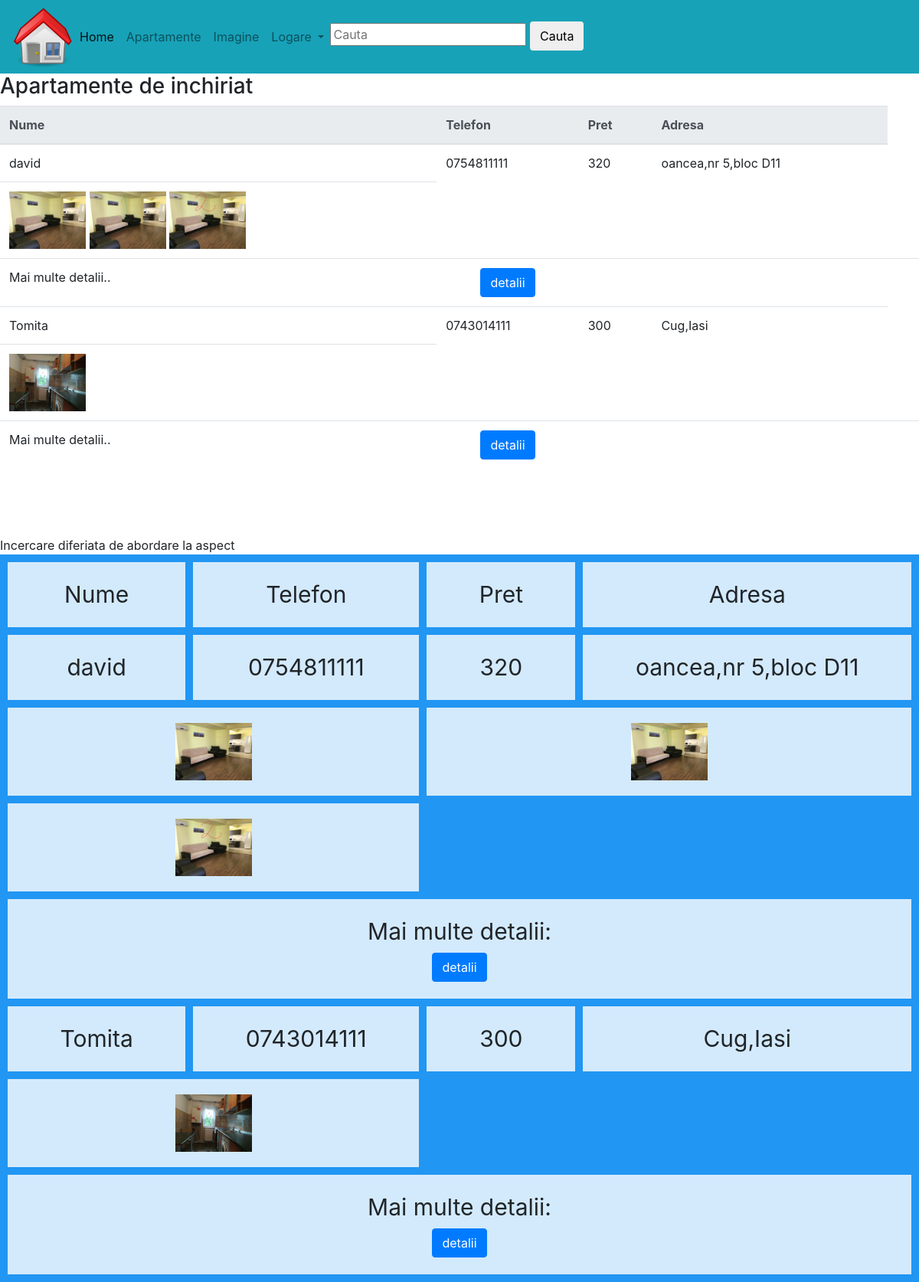
Before: / with the older database file.
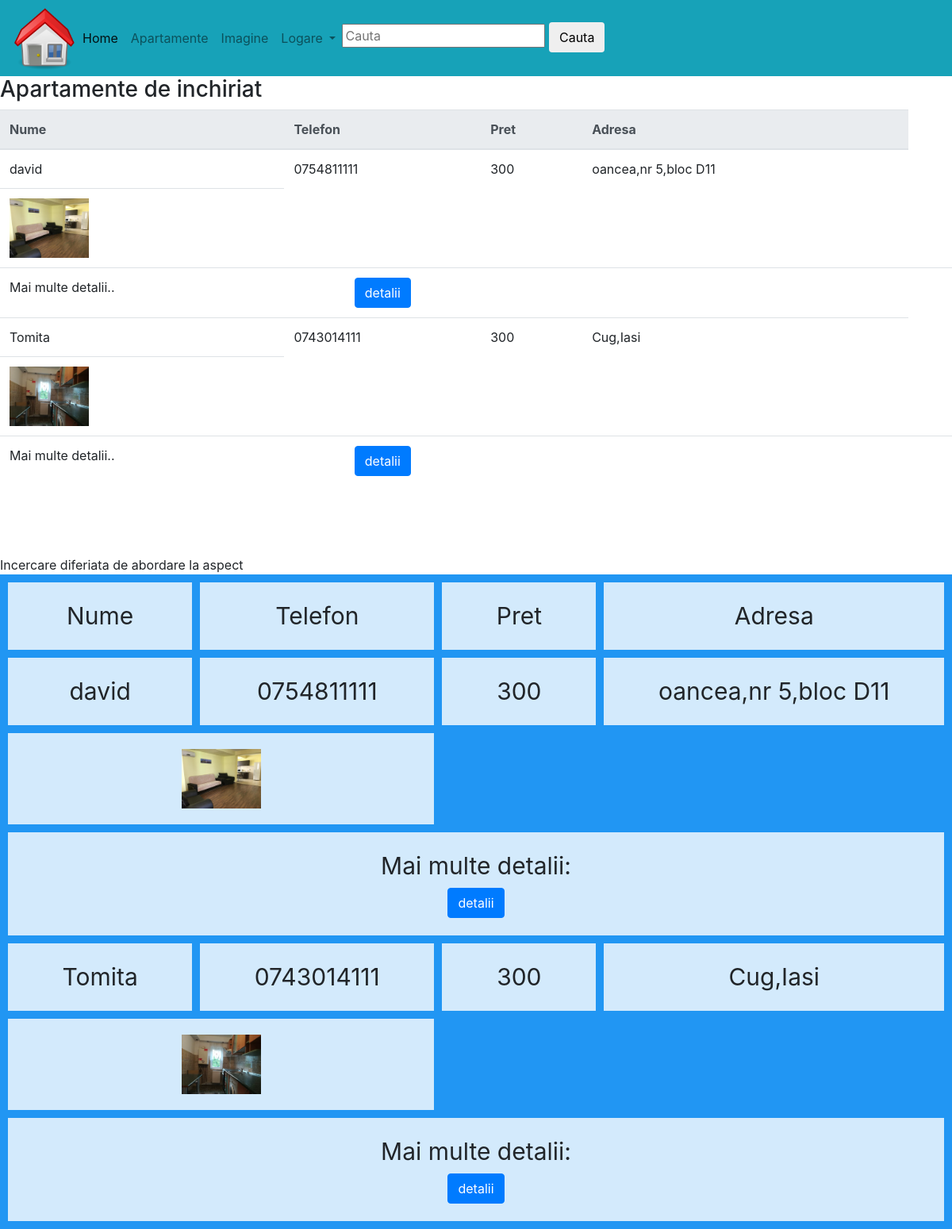
After: the same page with the newer database file.
### tables this page shows
CREATE TABLE `apartamente` (
  `id` int(11) NOT NULL,
  `nume` varchar(100) NOT NULL,
  `telefon` varchar(100) NOT NULL,
  `pret` int(11) NOT NULL,
  `adresa` varchar(100) NOT NULL,
  `descriere` text,
  `imagine` varchar(100) NOT NULL
);

### application/controllers/C_apartamente.php (called while the page is built, shortened)
<?php
class C_apartamente extends CI_Controller {
	public function index()
	{
                $this->load->model('Queries');
                $posts=$this->Queries->getPosts();
		$this->load->view('v_apartamente',['posts'=>$posts]);
	}
}

### index.php (called while the page is built, shortened)
<?php
require_once BASEPATH.'core/CodeIgniter.php';

### application/models/Queries.php (called while the page is built, shortened)
<?php
class Queries extends CI_Model{
    public function  getPosts(){
        $query= $this->db->get('apartamente');
        if($query->num_rows()>0){
            return $query->result();
        }
    }
}

### application/views/v_apartamente.php (the view)
<?php include_once 'header.php';?>
      <h3>Apartamente de inchiriat</h3>
 <table class="table">
    <thead class="thead-light">
      <tr>
        <th>Nume</th>
        <th>Telefon</th>
        <th>Pret</th>
        <th>Adresa</th>
      </tr>
    </thead>
    <tbody>
         <?php
            $atts = array(
        'class'       =>'btn btn-primary',
        'width'       => 800,
        'height'      => 700,
        'scrollbars'  => 'yes',
        'status'      => 'yes',
        'resizable'   => 'yes',
        'screenx'     => 0,
        'screeny'     => 0,
        'window_name' => '_blank');
        ?>
       <?php if(count($posts)):?>
       <?php foreach ($posts as $post):?>
      <tr>
          <td><?php echo $post->nume;?></td>
        <td><?php echo $post->telefon;?></td>
        <td><?php echo $post->pret;?></td>
        <td><?php echo $post->adresa;?></td>
      </tr>
      <tr>
        <?php
        $imagini=$post->imagine;
        $imaginiSplit= explode(',', $imagini);
         echo '<td>';
        foreach ($imaginiSplit as $imagine) {
        echo '<img width="100" src="'.base_url().'/assets/imagini/'.$imagine.'"'.'>'.'  ';
        }
        echo '</td>';
        ?>
      </tr>
      <tr>
          <td>Mai multe detalii..</td>
          <td>
            <?php
            echo "<center>".anchor("c_apartamente/view/{$post->id}", 'detalii', $atts)."</center>";
            ?>
          </td>
          <td></td>
          <td></td>
          <td></td>
      </tr>
      <?php endforeach; ?>
     <?php else: ?>
      <tr>
          <td>Nu sunt inregistrari</td>
      </tr>
      <?php endif;?>
    </tbody>
  </table>
   <br><br><br>
   Incercare diferiata de abordare la aspect
   <br>
   <div class="grid-container">
  <div class="itemHeader">Nume</div>
  <div class="itemHeader">Telefon</div>
  <div class="itemHeader">Pret</div>
  <div class="itemHeader">Adresa</div>
   <?php if(count($posts)):?>
   <?php foreach ($posts as $post):?>
   <?php echo '<div class="itemLineCol1">'.$post->nume.'</div>';?>
   <?php echo '<div class="itemLineCol2">'.$post->telefon.'</div>';?>
   <?php echo '<div class="itemLineCol3">'.$post->pret.'</div>';?>
   <?php echo '<div class="itemLineCol4">'.$post->adresa.'</div>';?>
    <?php
        $imagini=$post->imagine;
        $imaginiSplit= explode(',', $imagini);
        foreach ($imaginiSplit as $imagine) {
        echo '<div class="itemImage">'.'<img width="100" src="'.base_url().'/assets/imagini/'.$imagine.'"'.'>'.'</div>';
        }
   ?>
   <?php
    echo '<div class="itemDetails">'.'Mai multe detalii:'."<center>".anchor("c_apartamente/view/{$post->id}", 'detalii', $atts)."</center>".'</div>';
   ?>
   <?php endforeach; ?>
   <?php else: ?>
    <tr>
    <td>Nu sunt inregistrari</td>
   </tr>
   <?php endif;?>
</div>
<?php include_once 'footer.php';?>

### application/views/header.php (shortened to what this page needs)
<!DOCTYPE html>
<html>
    <head>
        <link rel="stylesheet" href="https://maxcdn.bootstrapcdn.com/bootstrap/4.0.0/css/bootstrap.min.css">
        <link rel="stylesheet" type="text/css" href=" <?php echo base_url().'/assets/css/style_v_apartamente.css';?>"
    </head>
    <enav class="navbar navbar-expand-lg navbar-light bg-info">
  <img src=" <?php echo base_url().'/assets/imagini/navHome.png';?>" width="80px" />
  <div class="collapse navbar-collapse" id="navbarNavDropdown">
    <ul class="navbar-nav">
      <li class="nav-item active">
          <a class="nav-link" href="<?php echo base_url('index.php') ?>">Home <span class="sr-only">(current)</span></a>
      </li>
      <li class="nav-item">
          <a class="nav-link" href="<?php echo base_url('index.php') ?>">Apartamente</a>
      </li>
      <li class="nav-item">
          <a class="nav-link" href="<?php echo base_url('index.php/C_image') ?>">Imagine</a>
      </li>
      <li class="nav-item dropdown">
        <a class="nav-link dropdown-toggle" href="#" id="navbarDropdownMenuLink" data-toggle="dropdown" aria-haspopup="true" aria-expanded="false">
          Logare
        </a>
      </li>
       <li>
        <form method="POST" action="#">
            <input type="text"  placeholder="Cauta" name="Cauta">
            <button type="submit" class="btn btn-default" name="submitCauta">Cauta</button>
       </form>
       </li>
    </ul>
  </div>
</enav>
  <body>

### application/views/footer.php
</body>
</html>

### assets/css/style_v_apartamente.css (style rules this page uses)
.grid-container { display: grid; grid-template-columns: auto auto auto auto; grid-gap: 10px; background-color: #2196F3; padding: 10px; }
.grid-container > div { background-color: rgba(255, 255, 255, 0.8); text-align: center; padding: 20px 0; font-size: 30px; }
.itemLineCol1 { grid-column-start:1; }
.itemLineCol2 { grid-column-start:2; }
.itemLineCol3 { grid-column-start:3; }
.itemLineCol4 { grid-column-start:4; }
.itemImage { grid-column-end: span 2; }
.itemDetails { grid-column-end:span 4; }

Changed rows visible on the page:
changed apartamente "david": pret "320" → "300"; imagine "img13.jpg,ap1.jpg,ap2.jpg" → "img13.jpg" (drawn)
